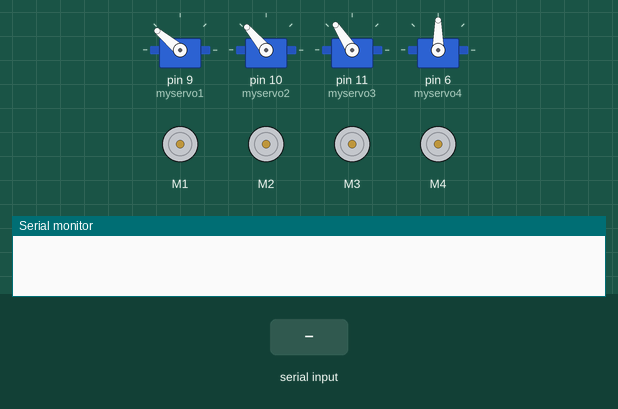
The sketch below on a simulated Arduino Uno, built with avr-gcc and run on an emulated ATmega328P. Shown: 4 × servo, 4 × DC motor (green arrow = forward, orange = backward, longer = faster), the last lines printed to the serial monitor. The test bench sets the inputs (shaded band).

Above: at 1.2 s.
1.3 s: "J" received over Serial
At 4.12 s:
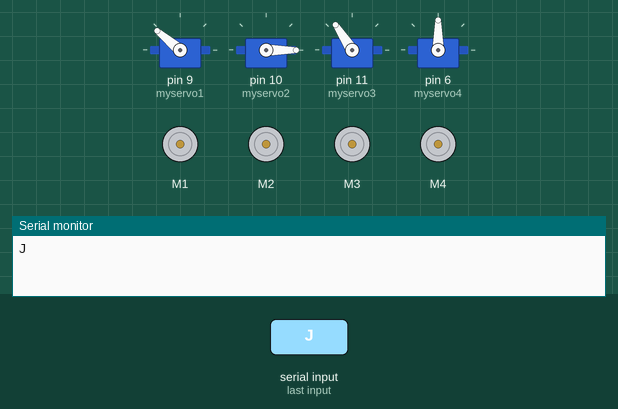
4.3 s: "F" received over Serial
At 4.8 s:
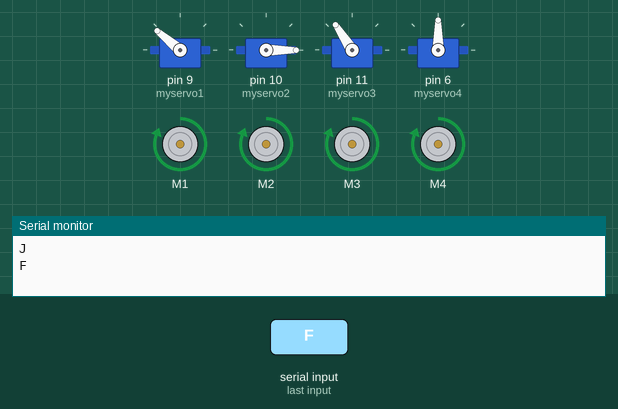
5.8 s: "B" received over Serial
At 6.9 s:
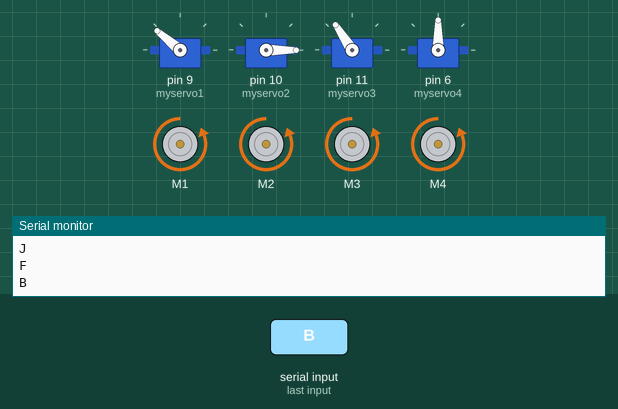
7.3 s: "L" received over Serial
At 8.1 s:
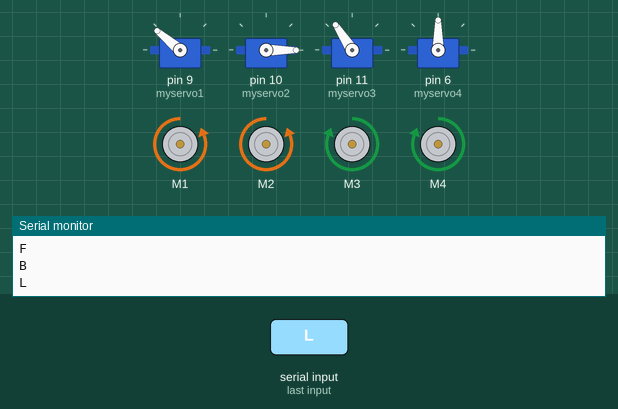
8.8 s: "R" received over Serial
At 9.2 s:
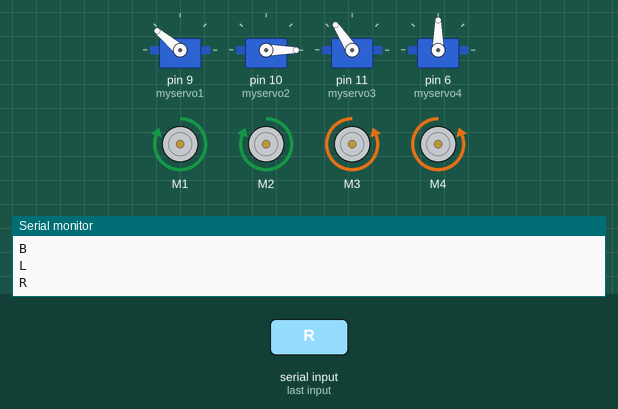
10.3 s: "H" received over Serial
At 11.4 s:
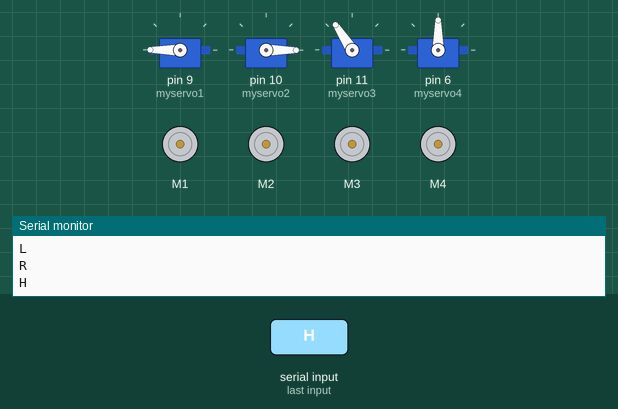
Timing chart, 0 to 20.1 s (numbered marks = the images above; inputs shaded):
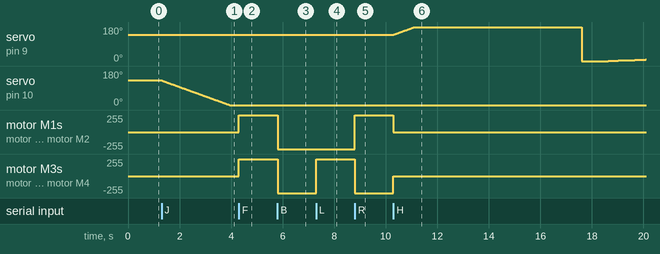

Measured:
- after the input at 1.3 s, servo on pin 10 (myservo2): moves from 130° to 0° over 2.6 s, starting at once
- after the input at 4.3 s, motor M1–4: stopped → forward 255/255 at once
- after the input at 5.8 s, motor M1–4: forward 255/255 → backward 255/255 at once
- after the input at 7.3 s, motor M3, motor M4: backward 255/255 → forward 255/255 at once
- after the input at 8.8 s, motor M1, motor M2: backward 255/255 → forward 255/255 at once; motor M3, motor M4: forward 255/255 → backward 255/255 at once
- after the input at 10.3 s, motor M1, motor M2: forward 255/255 → stopped at once; motor M3, motor M4: backward 255/255 → stopped at once

The sketch:

Program_bluetoooth_car_with_arm_2.ino
```cpp
#include <AFMotor.h>
#include <Servo.h>

//Following code is expanded version of code from:
//https://www.youtube.com/watch?v=Q36NbjPMV5k
//Basically I added servos

Servo myservo1;
Servo myservo2;
Servo myservo3;
Servo myservo4;
int pos1=140;
int pos2=130;
int pos3=123;
int pos4=90;

//https://www.youtube.com/watch?v=Q36NbjPMV5k ->
AF_DCMotor motor1(1, MOTOR12_1KHZ);
AF_DCMotor motor2(2, MOTOR12_1KHZ);
AF_DCMotor motor3(3, MOTOR34_1KHZ);
AF_DCMotor motor4(4, MOTOR34_1KHZ);
//<-

char command;

void setup()
{
   myservo1.attach(9);
   myservo2.attach(10);
   myservo3.attach(11);
   myservo4.attach(6);
   Serial.begin(9600);  //Set the baud rate to your Bluetooth module.
}

void loop(){
  myservo1.write(pos1);
  myservo2.write(pos2);
  myservo3.write(pos3);
  myservo4.write(pos4);
  if(Serial.available() > 0){
    command = Serial.read();
    Serial.println(command);
    Stop();
    switch(command){
    case 'F':
      forward();
      break;
    case 'B':
       back();
      break;
    case 'L':
      left();
      break;
    case 'R':
      right();
      break;
    case 'P':
      if(pos3<127) openx();
      else closex();
      break;
       }
  }
  if(command =='J') goup2();
  if(command =='I') godown2();
  if(command =='H') goup1();
  if(command =='G') godown1();
  if(command =='K'){
    if(pos4 >=110) pos4=90;
    else if(pos4 ==90) pos4=70;
    else if(pos4 <= 70){
      pos4=90;
      delay(100);
      pos4=110;

      }
    else pos4 = 90;

  }


}


void closex(){
  pos3 =123;
  }
void openx(){
  pos3 =130;

}

void godown1(){
  pos1-=1;
  delay(20);
              }

void goup1(){
  pos1+=1;
  delay(20);
            }

void godown2(){
  pos2+=1;
  delay(20);
              }

void goup2(){
  pos2-=1;
  delay(20);
            }


//https://www.youtube.com/watch?v=Q36NbjPMV5k ->
void forward()
{
  motor1.setSpeed(255); //Define maximum velocity
  motor1.run(FORWARD); //rotate the motor clockwise
  motor2.setSpeed(255); //Define maximum velocity
  motor2.run(FORWARD); //rotate the motor clockwise
  motor3.setSpeed(255);//Define maximum velocity
  motor3.run(FORWARD); //rotate the motor clockwise
  motor4.setSpeed(255);//Define maximum velocity
  motor4.run(FORWARD); //rotate the motor clockwise
}

void back()
{
  motor1.setSpeed(255); //Define maximum velocity
  motor1.run(BACKWARD); //rotate the motor anti-clockwise
  motor2.setSpeed(255); //Define maximum velocity
  motor2.run(BACKWARD); //rotate the motor anti-clockwise
  motor3.setSpeed(255); //Define maximum velocity
  motor3.run(BACKWARD); //rotate the motor anti-clockwise
  motor4.setSpeed(255); //Define maximum velocity
  motor4.run(BACKWARD); //rotate the motor anti-clockwise
}

void left()
{
  motor1.setSpeed(255); //Define maximum velocity
  motor1.run(BACKWARD); //rotate the motor anti-clockwise
  motor2.setSpeed(255); //Define maximum velocity
  motor2.run(BACKWARD); //rotate the motor anti-clockwise
  motor3.setSpeed(255); //Define maximum velocity
  motor3.run(FORWARD);  //rotate the motor clockwise
  motor4.setSpeed(255); //Define maximum velocity
  motor4.run(FORWARD);  //rotate the motor clockwise
}

void right()
{
  motor1.setSpeed(255); //Define maximum velocity
  motor1.run(FORWARD); //rotate the motor clockwise
  motor2.setSpeed(255); //Define maximum velocity
  motor2.run(FORWARD); //rotate the motor clockwise
  motor3.setSpeed(255); //Define maximum velocity
  motor3.run(BACKWARD); //rotate the motor anti-clockwise
  motor4.setSpeed(255); //Define maximum velocity
  motor4.run(BACKWARD); //rotate the motor anti-clockwise
}

void Stop()
{
  motor1.setSpeed(0); //Define minimum velocity
  motor1.run(RELEASE); //stop the motor when release the button
  motor2.setSpeed(0); //Define minimum velocity
  motor2.run(RELEASE); //rotate the motor clockwise
  motor3.setSpeed(0); //Define minimum velocity
  motor3.run(RELEASE); //stop the motor when release the button
  motor4.setSpeed(0); //Define minimum velocity
  motor4.run(RELEASE); //stop the motor when release the button
}
//<-
```
